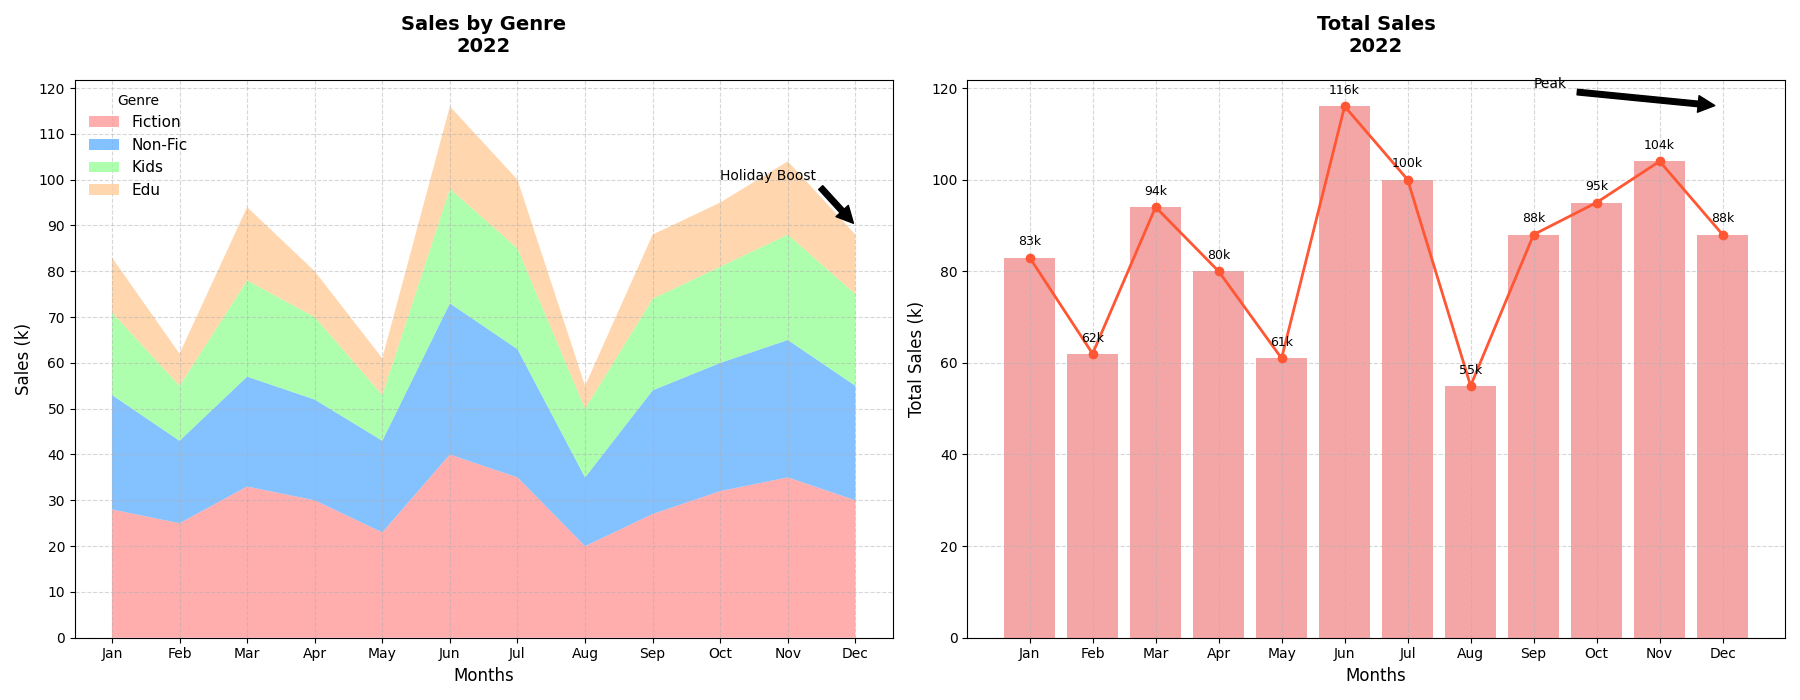

Write Python code to recreate this figure.
import matplotlib.pyplot as plt
import numpy as np

month_names = ["Jan", "Feb", "Mar", "Apr", "May", "Jun", "Jul", "Aug", "Sep", "Oct", "Nov", "Dec"]
fiction_sales = np.array([28, 25, 33, 30, 23, 40, 35, 20, 27, 32, 35, 30])  # manually shuffled
non_fiction_sales = np.array([25, 18, 24, 22, 20, 33, 28, 15, 27, 28, 30, 25])  # manually shuffled
children_sales = np.array([18, 12, 21, 18, 10, 25, 22, 15, 20, 21, 23, 20])  # manually shuffled
educational_sales = np.array([12, 7, 16, 10, 8, 18, 15, 5, 14, 14, 16, 13])  # manually shuffled

total_sales = fiction_sales + non_fiction_sales + children_sales + educational_sales

fig, axs = plt.subplots(1, 2, figsize=(18, 7))

# Stacked Area Chart
axs[0].stackplot(month_names, fiction_sales, non_fiction_sales, children_sales, educational_sales,
                 labels=['Fiction', 'Non-Fic', 'Kids', 'Edu'],
                 colors=['#FF9999', '#66B2FF', '#99FF99', '#FFCC99'], alpha=0.8)
axs[0].set_title("Sales by Genre\n2022", fontsize=14, fontweight='bold', pad=20)
axs[0].set_xlabel("Months", fontsize=12)
axs[0].set_ylabel("Sales (k)", fontsize=12)
axs[0].legend(title="Genre", loc="upper left", fontsize=11, frameon=False)
axs[0].grid(True, linestyle='--', alpha=0.5)
axs[0].yaxis.set_ticks(np.arange(0, 130, 10))

# Total Monthly Sales Chart
axs[1].bar(month_names, total_sales, color='lightcoral', alpha=0.7)
axs[1].plot(month_names, total_sales, label='Total Sales', color='#FF5733', linewidth=2, marker='o')
axs[1].set_title("Total Sales\n2022", fontsize=14, fontweight='bold', pad=20)
axs[1].set_xlabel("Months", fontsize=12)
axs[1].set_ylabel("Total Sales (k)", fontsize=12)
axs[1].grid(True, linestyle='--', alpha=0.5)
for index, value in enumerate(total_sales):
    axs[1].text(index, value + 2, f'{value}k', ha='center', va='bottom', fontsize=9)

# Annotations
axs[0].annotate('Holiday Boost', xy=('Dec', 90), xytext=('Oct', 100),
                arrowprops=dict(facecolor='black', shrink=0.05), fontsize=10)
axs[1].annotate('Peak', xy=('Dec', 116), xytext=('Sep', 120),
                arrowprops=dict(facecolor='black', shrink=0.05), fontsize=10)

plt.tight_layout()
plt.show()
